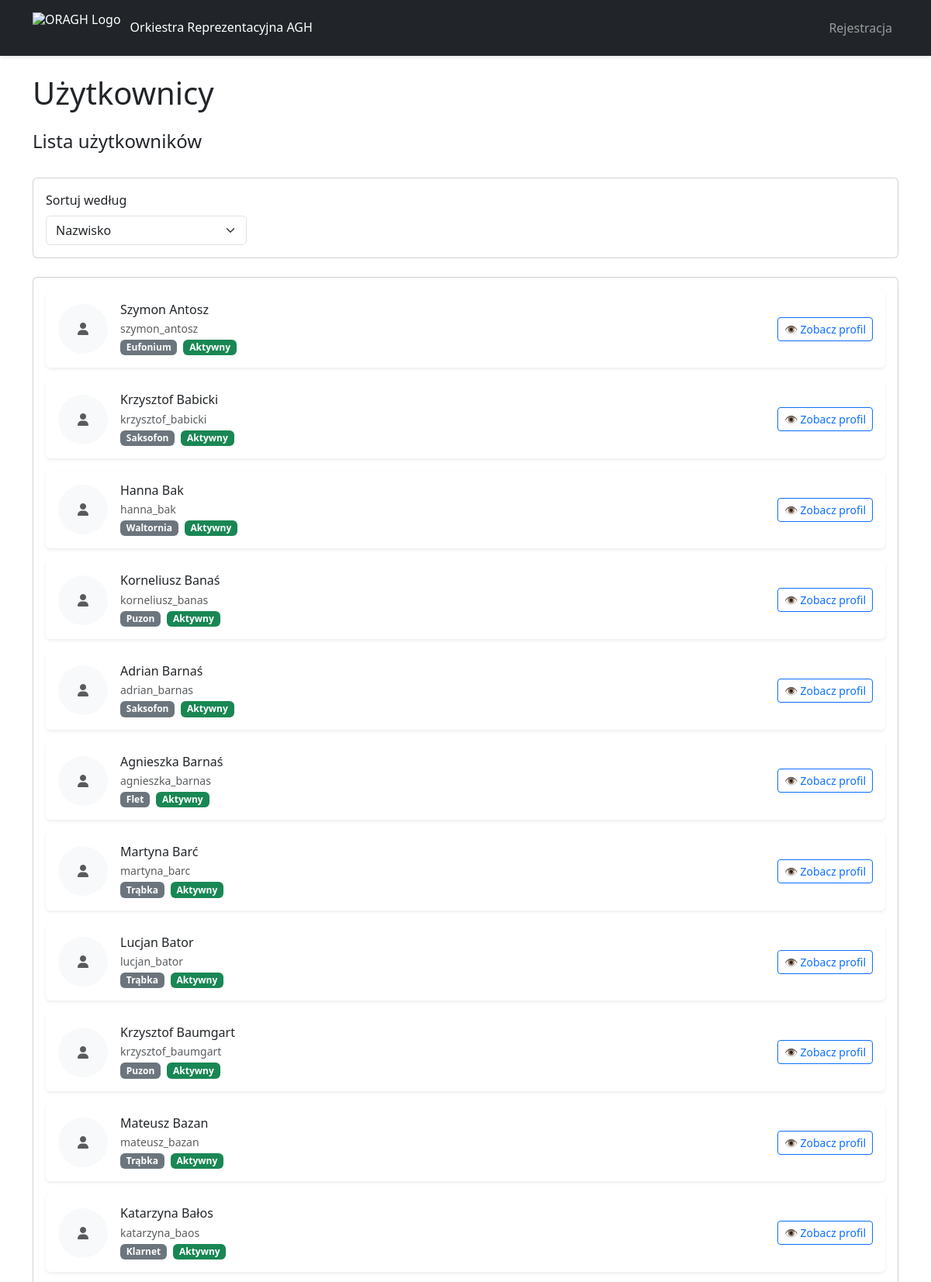
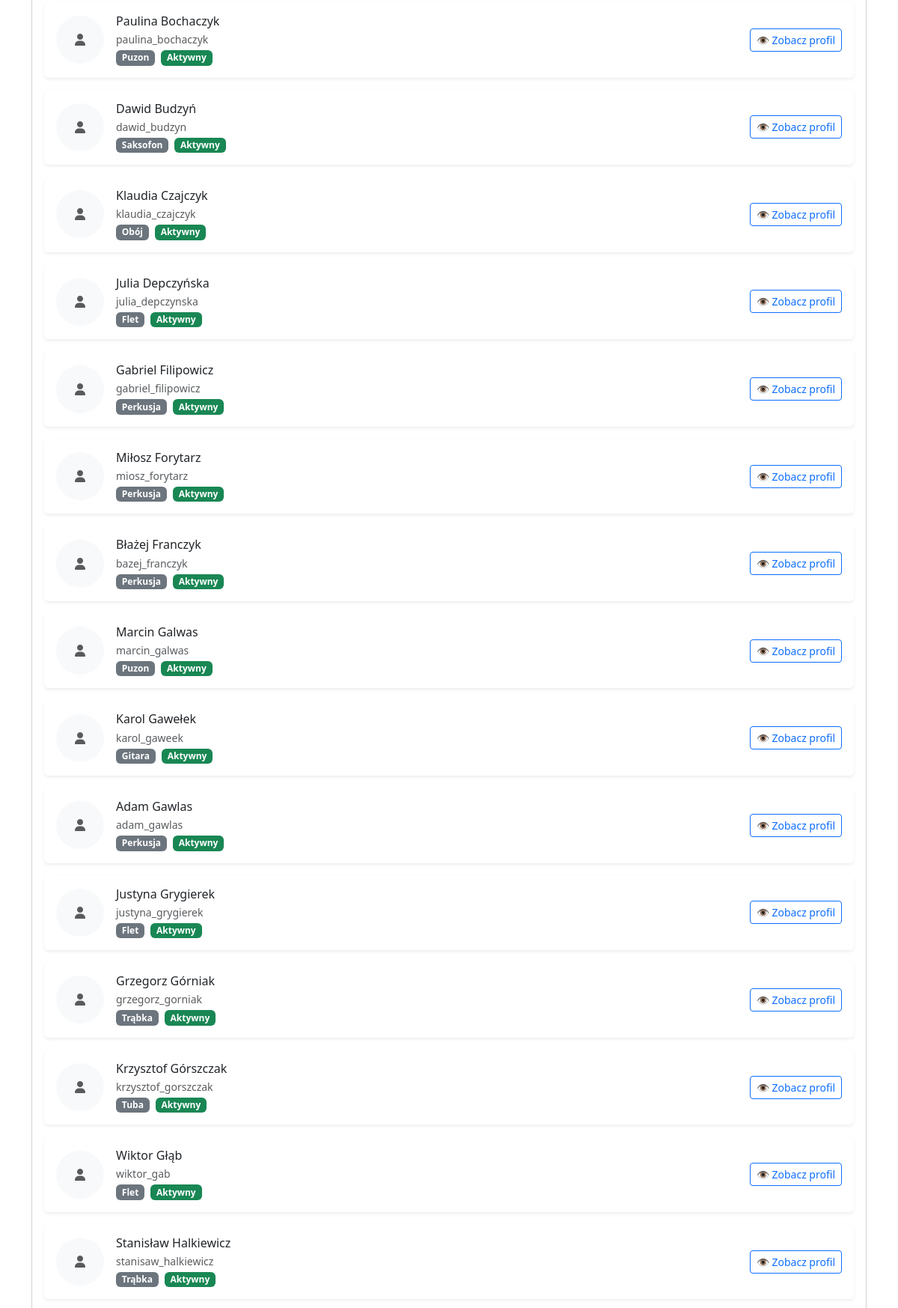
/profiles/ (upper part), run on the app's committed database (2 pictures, top to bottom).
### main/models.py (models this page shows, shortened)
class MusicianProfile(models.Model):
    user = models.OneToOneField(User, on_delete=models.CASCADE)
    instrument = models.CharField(max_length=20, choices=INSTRUMENT_CHOICES)
    birthday = models.DateField(null=True, blank=True)
    photo = models.ImageField(upload_to='profile_photos/', null=True, blank=True)
    active = models.BooleanField(default=True)

### main/views.py (the view)
# urls.py: path('profiles/', views.show_profiles, name='show_profiles'),
def show_profiles(request):
    sort = request.GET.get('sort', 'surname')
    instrument_filter = request.GET.get('instrument', None)
    active_filter = request.GET.get('active', '')
    profiles = MusicianProfile.objects.select_related('user')
    if active_filter == 'active':
        profiles = profiles.filter(active=True)
    elif active_filter == 'inactive':
        profiles = profiles.filter(active=False)
    if sort == 'surname':
        profiles = profiles.order_by('user__last_name', 'user__first_name')
    elif sort == 'instrument':
        profiles = profiles.order_by('instrument', 'user__last_name')
        if instrument_filter:
            profiles = profiles.filter(instrument=instrument_filter)
    elif sort == 'join':
        profiles = profiles.order_by('user__date_joined')
    elif sort == 'active':
        profiles = profiles.order_by('-active', 'user__last_name', 'user__first_name')
    else:
        profiles = profiles.all()
    return render(
        request,
        'show_profiles.jinja',
        {
            'profiles': profiles,
            'sort': sort,
            'instrument_choices': INSTRUMENT_CHOICES,
            'instrument_filter': instrument_filter,
            'active_filter': active_filter,
        }
    )

### main/templates/show_profiles.jinja (shortened to what this page needs)
{% extends "base.jinja" %}
{% block page_title %}Użytkownicy{% endblock %}
{% block content %}
<div class="d-flex justify-content-between align-items-center mb-4">
  <h4>Lista użytkowników</h4>
</div>
<div class="card mb-4">
  <div class="card-body">
    <form method="get" class="row g-3 align-items-end">
      <div class="col-md-3">
        <label for="sort-select" class="form-label">Sortuj według</label>
        <select id="sort-select" name="sort" class="form-select" onchange="this.form.submit()">
          <option value="surname" {% if sort == 'surname' %}selected{% endif %}>Nazwisko</option>
        </select>
      </div>
    </form>
  </div>
</div>
<div class="card">
  <div class="card-body">
    {% if profiles %}
      <div class="row g-3">
        {% for profile in profiles %}
          <div class="col-12">
            <div class="card border-0 shadow-sm">
              <div class="card-body">
                <div class="d-flex align-items-center">
                  {% if profile.photo %}
                    <img src="{{ profile.photo.url }}"
                         class="rounded-circle me-3 flex-shrink-0"
                         alt="Zdjęcie profilowe"
                         style="width: 64px; height: 64px; object-fit: cover;">
                  {% else %}
                    <div class="rounded-circle me-3 flex-shrink-0 bg-light d-flex align-items-center justify-content-center"
                         style="width: 64px; height: 64px;">
                      <i class="fas fa-user text-muted"></i>
                    </div>
                  {% endif %}
                  <div class="flex-grow-1">
                    <div class="d-flex flex-column flex-md-row justify-content-between align-items-start align-items-md-center">
                      <div>
                        <h6 class="mb-1">{{ profile.user.first_name }} {{ profile.user.last_name }}</h6>
                        <p class="text-muted mb-1 small">{{ profile.user.username }}</p>
                        <div class="d-flex flex-wrap gap-2">
                          <span class="badge bg-secondary">{{ profile.get_instrument_display }}</span>
                          {% if profile.active %}
                            <span class="badge bg-success">Aktywny</span>
                          {% else %}
                            <span class="badge bg-warning">Nieaktywny</span>
                          {% endif %}
                        </div>
                      </div>
                      <div class="mt-2 mt-md-0">
                        <a href="{% url 'profile_detail' profile.id %}" class="btn btn-outline-primary btn-sm">
                          👁️ Zobacz profil
                        </a>
                      </div>
                    </div>
                  </div>
                </div>
              </div>
            </div>
          </div>
        {% endfor %}
      </div>
    {% else %}
      <div class="text-center py-5">
        <p class="text-muted mb-0">Brak użytkowników spełniających kryteria.</p>
      </div>
    {% endif %}
  </div>
</div>
{% endblock %}

### main/templates/base.jinja (style rules this page uses)
body { padding-top: 0; }

### main/templates/show_profiles.jinja (style rules this page uses)
.card.border-0.shadow-sm { transition: transform 0.2s ease-in-out; }

### data on the page
MusicianProfile: user.first_name "Szymon", user.last_name "Antosz", user.username "szymon_antosz", instrument "Eufonium", active "Aktywny"
MusicianProfile: user.first_name "Krzysztof", user.last_name "Babicki", user.username "krzysztof_babicki", instrument "Saksofon", active "Aktywny"
MusicianProfile: user.first_name "Hanna", user.last_name "Bak", user.username "hanna_bak", instrument "Waltornia", active "Aktywny"
MusicianProfile: user.first_name "Korneliusz", user.last_name "Banaś", user.username "korneliusz_banas", instrument "Puzon", active "Aktywny"
MusicianProfile: user.first_name "Adrian", user.last_name "Barnaś", user.username "adrian_barnas", instrument "Saksofon", active "Aktywny"
MusicianProfile: user.first_name "Agnieszka", user.last_name "Barnaś", user.username "agnieszka_barnas", instrument "Flet", active "Aktywny"
MusicianProfile: user.first_name "Martyna", user.last_name "Barć", user.username "martyna_barc", instrument "Trąbka", active "Aktywny"
MusicianProfile: user.first_name "Lucjan", user.last_name "Bator", user.username "lucjan_bator", instrument "Trąbka", active "Aktywny"
MusicianProfile: user.first_name "Krzysztof", user.last_name "Baumgart", user.username "krzysztof_baumgart", instrument "Puzon", active "Aktywny"
MusicianProfile: user.first_name "Mateusz", user.last_name "Bazan", user.username "mateusz_bazan", instrument "Trąbka", active "Aktywny"
MusicianProfile: user.first_name "Katarzyna", user.last_name "Bałos", user.username "katarzyna_baos", instrument "Klarnet", active "Aktywny"
MusicianProfile: user.first_name "Paulina", user.last_name "Bochaczyk", user.username "paulina_bochaczyk", instrument "Puzon", active "Aktywny"
MusicianProfile: user.first_name "Dawid", user.last_name "Budzyń", user.username "dawid_budzyn", instrument "Saksofon", active "Aktywny"
MusicianProfile: user.first_name "Klaudia", user.last_name "Czajczyk", user.username "klaudia_czajczyk", instrument "Obój", active "Aktywny"
MusicianProfile: user.first_name "Julia", user.last_name "Depczyńska", user.username "julia_depczynska", instrument "Flet", active "Aktywny"
MusicianProfile: user.first_name "Gabriel", user.last_name "Filipowicz", user.username "gabriel_filipowicz", instrument "Perkusja", active "Aktywny"
MusicianProfile: user.first_name "Miłosz", user.last_name "Forytarz", user.username "miosz_forytarz", instrument "Perkusja", active "Aktywny"
MusicianProfile: user.first_name "Błażej", user.last_name "Franczyk", user.username "bazej_franczyk", instrument "Perkusja", active "Aktywny"
MusicianProfile: user.first_name "Marcin", user.last_name "Galwas", user.username "marcin_galwas", instrument "Puzon", active "Aktywny"
MusicianProfile: user.first_name "Karol", user.last_name "Gawełek", user.username "karol_gaweek", instrument "Gitara", active "Aktywny"
MusicianProfile: user.first_name "Adam", user.last_name "Gawlas", user.username "adam_gawlas", instrument "Perkusja", active "Aktywny"
MusicianProfile: user.first_name "Justyna", user.last_name "Grygierek", user.username "justyna_grygierek", instrument "Flet", active "Aktywny"
MusicianProfile: user.first_name "Grzegorz", user.last_name "Górniak", user.username "grzegorz_gorniak", instrument "Trąbka", active "Aktywny"
MusicianProfile: user.first_name "Krzysztof", user.last_name "Górszczak", user.username "krzysztof_gorszczak", instrument "Tuba", active "Aktywny"
MusicianProfile: user.first_name "Wiktor", user.last_name "Głąb", user.username "wiktor_gab", instrument "Flet", active "Aktywny"
MusicianProfile: user.first_name "Stanisław", user.last_name "Halkiewicz", user.username "stanisaw_halkiewicz", instrument "Trąbka", active "Aktywny"
